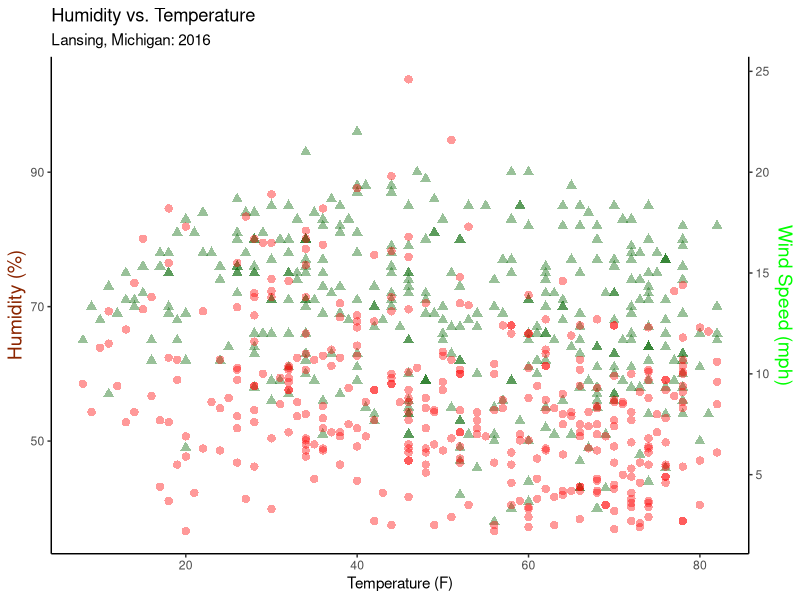

R code for this plot:
{
 # source(file="scripts/reference.R");  # this line will be in all your scripts
  weatherData = read.csv(file="data/LansingNOAA2016.csv", 
                         stringsAsFactors = FALSE);

  library(ggplot2);
  
  # There is no way in GGPlot to create a secondary axis (right-side)
  #    independent of the primary axis (left-side)
  #
  # Instead, 
  #   1) scale and shift the values going on secondary axis (in this case, wind speed) 
  #      to approximate the primary axis (humidity)
  #   2) create a secondary axis using sec.axis in scale_y_continuous
  #   3) reverse scale and shift the secondary axis to match the values
  #      of the 
  plotData = ggplot(data=weatherData) +
             geom_point(mapping=aes(x=avgTemp, y=relHum),
                        color="darkgreen", 
                        size=2.5, 
                        shape=17,
                        alpha = 0.4 ) +
             # 2) scale and shift the windspeed values (0-25) to approximate humidity values (35-100)
             #    Multiply by 3 and add 30 to windspeed to approximate humidity
             #    Note: you can scale and shift by whatever values you want 
             #          as long as you reverse it correctly below
             geom_point(mapping=aes(x=avgTemp, y=(3*windSpeed + 30)),  # scale here
                        color="red",
                        size=2.5,
                        shape=16,
                        alpha = 0.4 ) +
             theme_classic() +
             labs(title = "Humidity vs. Temperature",
                  subtitle = "Lansing, Michigan: 2016",
                  x = "Temperature (F)",
                  y = "Humidity (%)") +
             # 1) create a secondary axis with name="Wind Speed (mph)"
             # 2) reverse scale and shift using trans 
             #    subtract 30 and divide by 3 
             #    (.-30)/3 means take this value (.), subtract 30, then divide by 3 (it's weird!)
             scale_y_continuous(sec.axis = sec_axis(trans= ~ (.-30)/3,
                                                    name="Wind Speed (mph)")) + 
             theme(axis.title.y=element_text(size=14, color="orangered4"),
                   axis.title.y.right=element_text(size=14, color="green"));  # theme for right side axis
  plot(plotData);
}  